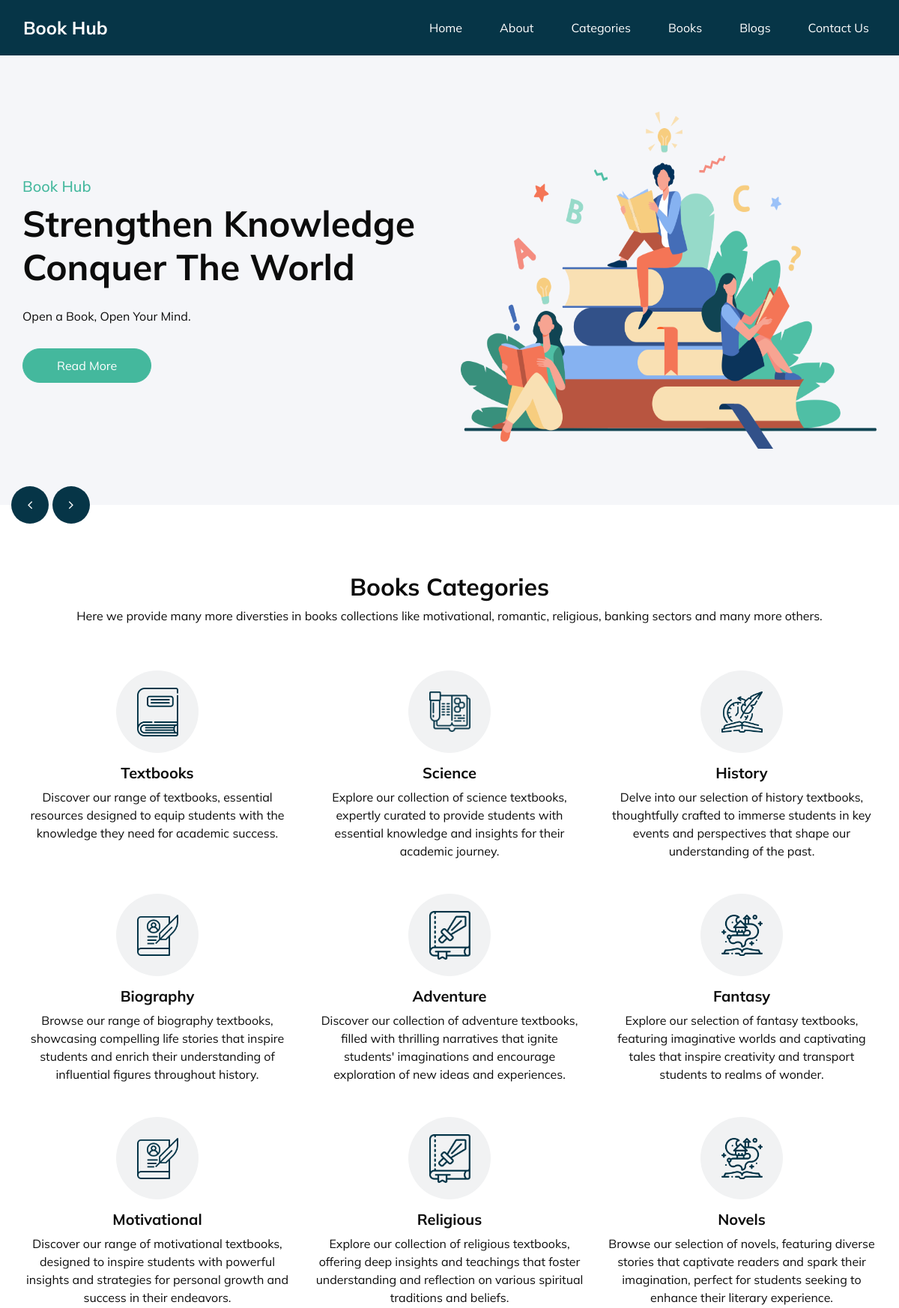
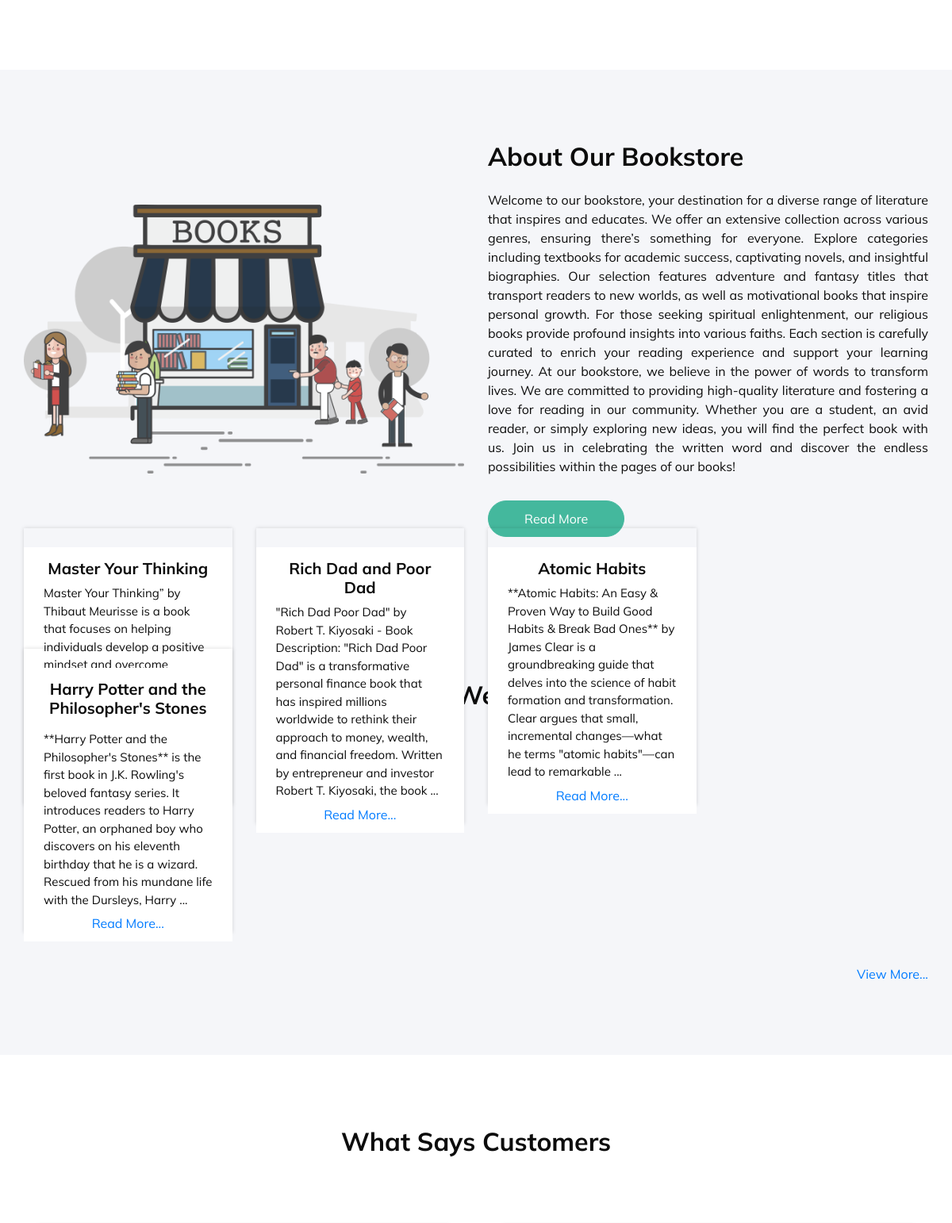
The page / (upper part) on the database its author committed (2 pictures, top to bottom).
### tables this page shows
CREATE TABLE `tbl_books` (
  `id` int(11) NOT NULL,
  `book_name` varchar(1255) NOT NULL,
  `book_description` mediumtext NOT NULL,
  `book_image` varchar(255) NOT NULL,
  `author` varchar(1255) NOT NULL,
  `category_name` varchar(255) NOT NULL,
  `status` varchar(255) NOT NULL,
  `position` int(11) DEFAULT NULL,
  `added_date` varchar(255) NOT NULL,
  `updated_date` varchar(500) NOT NULL
);

### functions/function.php (called while the page is built, shortened)
<?php
function truncateDescription($description, $limit)
{
    $words = explode(" ", $description);
    if (count($words) > $limit) {
        $words = array_slice($words, 0, $limit);
        $truncated_description = implode(" ", $words);
        $truncated_description .= " ...";
        return $truncated_description;
    } else {
        return $description;
    }
}
?>

### index.php (the view, shortened to what this page needs)
<?php
include_once('../book_store/connection/connection.php');
include_once('includes/header.php');
include_once('functions/function.php');
?>
<section class="slider_section ">
  <div id="customCarousel1" class="carousel slide" data-ride="carousel">
    <div class="carousel-inner">
      <div class="carousel-item active">
        <div class="container ">
          <div class="row">
            <div class="col-md-6">
              <div class="detail-box">
                <h5>
                  Book Hub
                </h5>
                <h1>
                  Strengthen Knowledge <br>
                  Conquer The World
                </h1>
                <p>
                  Open a Book, Open Your Mind.
                </p>
                <a href="about.php">
                  Read More
                </a>
              </div>
            </div>
            <div class="col-md-6">
              <div class="img-box">
                <img src="images/slider-img.png" height="450vh" alt="">
              </div>
            </div>
          </div>
        </div>
      </div>
    </div>
    <div class="carousel_btn_box ">
      <a class="carousel-control-prev" href="#customCarousel1" role="button" data-slide="prev">
        <i class="fa fa-angle-left" aria-hidden="true"></i>
      </a>
      <a class="carousel-control-next" href="#customCarousel1" role="button" data-slide="next">
        <i class="fa fa-angle-right" aria-hidden="true"></i>
      </a>
    </div>
  </div>
</section>
<section class="catagory_section layout_padding">
  <div class="catagory_container">
    <div class="container ">
      <div class="heading_container heading_center">
        <h2>
          Books Categories
        </h2>
        <p>
          Here we provide many more diversties in books collections like motivational, romantic, religious, banking sectors and many more others.
        </p>
      </div>
      <div class="row">
        <div class="col-sm-6 col-md-4 ">
          <div class="box ">
            <div class="img-box">
              <img src="images/cat1.png" alt="">
            </div>
            <div class="detail-box">
              <h5>
                Textbooks
              </h5>
              <p>
                Discover our range of textbooks, essential resources designed to equip students with the knowledge they need for academic success.
              </p>
            </div>
          </div>
        </div>
        <div class="col-sm-6 col-md-4 ">
          <div class="box ">
            <div class="img-box">
              <img src="images/cat2.png" alt="">
            </div>
            <div class="detail-box">
              <h5>
                Science
              </h5>
              <p>
                Explore our collection of science textbooks, expertly curated to provide students with essential knowledge and insights for their academic journey.
              </p>
            </div>
          </div>
        </div>
        <div class="col-sm-6 col-md-4 ">
          <div class="box ">
            <div class="img-box">
              <img src="images/cat3.png" alt="">
            </div>
            <div class="detail-box">
              <h5>
                History
              </h5>
              <p>
                Delve into our selection of history textbooks, thoughtfully crafted to immerse students in key events and perspectives that shape our understanding of the past.
              </p>
            </div>
          </div>
        </div>
        <div class="col-sm-6 col-md-4 ">
          <div class="box ">
            <div class="img-box">
              <img src="images/cat4.png" alt="">
            </div>
            <div class="detail-box">
              <h5>
                Biography
              </h5>
              <p>
                Browse our range of biography textbooks, showcasing compelling life stories that inspire students and enrich their understanding of influential figures throughout history.
              </p>
            </div>
          </div>
        </div>
        <div class="col-sm-6 col-md-4 ">
          <div class="box ">
            <div class="img-box">
              <img src="images/cat5.png" alt="">
            </div>
            <div class="detail-box">
              <h5>
                Adventure
              </h5>
              <p>
                Discover our collection of adventure textbooks, filled with thrilling narratives that ignite students' imaginations and encourage exploration of new ideas and experiences.
              </p>
            </div>
          </div>
        </div>
        <div class="col-sm-6 col-md-4 ">
          <div class="box ">
            <div class="img-box">
              <img src="images/cat6.png" alt="">
            </div>
            <div class="detail-box">
              <h5>
                Fantasy
              </h5>
              <p>
                Explore our selection of fantasy textbooks, featuring imaginative worlds and captivating tales that inspire creativity and transport students to realms of wonder.
              </p>
            </div>
          </div>
        </div>
        <div class="col-sm-6 col-md-4 ">
          <div class="box ">
            <div class="img-box">
              <img src="images/cat4.png" alt="">
            </div>
            <div class="detail-box">
              <h5>
                Motivational
              </h5>
              <p>
                Discover our range of motivational textbooks, designed to inspire students with powerful insights and strategies for personal growth and success in their endeavors.
              </p>
            </div>
          </div>
        </div>
        <div class="col-sm-6 col-md-4 ">
          <div class="box ">
            <div class="img-box">
              <img src="images/cat5.png" alt="">
            </div>
            <div class="detail-box">
              <h5>
                Religious
              </h5>
              <p>
                Explore our collection of religious textbooks, offering deep insights and teachings that foster understanding and reflection on various spiritual traditions and beliefs.
              </p>
            </div>
          </div>
        </div>
        <div class="col-sm-6 col-md-4 ">
          <div class="box ">
            <div class="img-box">
              <img src="images/cat6.png" alt="">
            </div>
            <div class="detail-box">
              <h5>
                Novels
              </h5>
              <p>
                Browse our selection of novels, featuring diverse stories that captivate readers and spark their imagination, perfect for students seeking to enhance their literary experience.
              </p>
            </div>
          </div>
        </div>
      </div>
    </div>
  </div>
</section>
<section class="about_section layout_padding">
  <div class="container ">
    <div class="row">
      <div class="col-md-6">
        <div class="img-box">
          <img src="images/about-img.png" alt="">
        </div>
      </div>
      <div class="col-md-6">
        <div class="detail-box">
          <div class="heading_container">
            <h2>
              About Our Bookstore
            </h2>
          </div>
          <p style="text-align: justify;">
            Welcome to our bookstore, your destination for a diverse range of literature that inspires and educates. We offer an extensive collection across various genres, ensuring there’s something for everyone.
            Explore categories including textbooks for academic success, captivating novels, and insightful biographies. Our selection features adventure and fantasy titles that transport readers to new worlds, as well as motivational books that inspire personal growth.
            For those seeking spiritual enlightenment, our religious books provide profound insights into various faiths. Each section is carefully curated to enrich your reading experience and support your learning journey.
            At our bookstore, we believe in the power of words to transform lives. We are committed to providing high-quality literature and fostering a love for reading in our community. Whether you are a student, an avid reader, or simply exploring new ideas, you will find the perfect book with us.
            Join us in celebrating the written word and discover the endless possibilities within the pages of our books!
          </p>
          <a href="about.php">
            Read More
          </a>
        </div>
      </div>
    </div>
  </div>
</section>
<section class="blog_section layout_padding">
  <div class="container">
    <div class="heading_container heading_center">
      <h2>
        Book We Have
      </h2>
    </div>
    <?php
    $query_categories = "SELECT * FROM tbl_book_categories LIMIT 5";
    $result = $conn->query($query_categories);
    while ($row_info = $result->fetch_assoc()) {
      $categories_datas[] = $row_info;
    }
    foreach ($categories_datas as $categories_data) {
      $category_name = $categories_data['category_name'];
      $query_book = "SELECT * FROM tbl_books WHERE category_name = '$category_name' LIMIT 4";
      $result_books = $conn->query($query_book);
      $book_datas = array();
      if ($result_books->num_rows > 0) {
    ?>
        <div class="book_category">
          <h4 class="blog_date m-2 mt-3">
            <b>
            </b>
          </h4>
        </div>
        <div class="row" style="margin-top: -5vh;">
          <?php
          while ($row_books = $result_books->fetch_assoc()) {
            $book_datas[] = $row_books;
          }
          foreach ($book_datas as $book_data) {
          ?>
            <div class="col-md-3">
              <div class="box">
                <div class="img-box">
                </div>
                <div class="detail-box">
                  <h5 style=" text-align: center; margin-top: -30px;">
                    <?php
                    echo $book_data['book_name'];
                    ?>
                  </h5>
                  <p>
                    <?php
                    $book_description =  $book_data['book_description'];
                    $truncated_description = truncateDescription($book_description, 45);
                    echo $truncated_description;
                    ?>
                  </p>
                </div>
                <div class="read-more mb-3" style="text-align: center; margin-top: -35px;">
                  <a href="">
                    Read More...
                  </a>
                </div>
              </div>
            </div>
          <?php
          }
          ?>
        </div>
    <?php
      }
    }
    ?>
    <div class="viewmore_head mt-4 text-md-right ml-1">
      <a href="categories.php" target="_blank">View More...</a>
    </div>
  </div>
</section>
<section class="client_section layout_padding">
  <div class="container ">
    <div class="heading_container heading_center">
      <h2>
        What Says Customers
      </h2>
    </div>
    <div class="row">
      <div class="col-md-6 mx-auto">
      </div>
      <div class="col-md-6 mx-auto">
      </div>
    </div>
  </div>
</section>
<?php
include_once('includes/footer.php');
?>

### css/style.css (style rules this page uses)
body { font-family: 'Mulish', sans-serif; color: #0c0c0c; background-color: #ffffff; overflow-x: hidden; }
.layout_padding { padding: 90px 0; }
.heading_container { display: -webkit-box; display: -ms-flexbox; display: flex; -webkit-box-orient: vertical; -webkit-box-direction: normal; -ms-flex-direction: column; flex-direction: column; -webkit-box-align: start; -ms-flex-align: start; align-items: flex-start; }
.heading_container h2 { position: relative; font-weight: bold; }
.heading_container.heading_center { -webkit-box-align: center; -ms-flex-align: center; align-items: center; text-align: center; }
a, a:hover, a:focus { text-decoration: none; }
.slider_section { -webkit-box-flex: 1; -ms-flex: 1; flex: 1; display: -webkit-box; display: -ms-flexbox; display: flex; -webkit-box-align: center; -ms-flex-align: center; align-items: center; padding: 75px 0; background-color: #f5f6f9; position: relative; }
.slider_section .row { -webkit-box-align: center; -ms-flex-align: center; align-items: center; }
.slider_section #customCarousel1 { width: 100%; position: unset; }
.slider_section .detail-box h5 { color: #44b89d; }
.slider_section .detail-box h1 { font-weight: bold; margin-bottom: 25px; line-height: 58px; font-size: 3rem; }
.slider_section .detail-box a { display: inline-block; padding: 10px 45px; background-color: #44b89d; color: #ffffff; border-radius: 45px; border: 1px solid #44b89d; -webkit-transition: all 0.3s; transition: all 0.3s; margin-top: 15px; }
.slider_section .img-box img { width: 100%; }
.slider_section .carousel_btn_box { position: absolute; bottom: 0; left: 15px; display: -webkit-box; display: -ms-flexbox; display: flex; -webkit-box-pack: justify; -ms-flex-pack: justify; justify-content: space-between; width: 105px; height: 50px; -webkit-transform: translateY(50%); transform: translateY(50%); z-index: 3; }
.slider_section .carousel_btn_box .carousel-control-prev, .slider_section .carousel_btn_box .carousel-control-next { position: unset; width: 50px; height: 50px; background-color: #063547; opacity: 1; -webkit-transition: all 0.2s; transition: all 0.2s; font-size: 18px; border-radius: 100%; }
.catagory_section { position: relative; }
.catagory_section .box { display: -webkit-box; display: -ms-flexbox; display: flex; -webkit-box-orient: vertical; -webkit-box-direction: normal; -ms-flex-direction: column; flex-direction: column; -webkit-box-align: center; -ms-flex-align: center; align-items: center; text-align: center; margin-top: 45px; background-color: #ffffff; -webkit-transition: all .2s; transition: all .2s; }
.catagory_section .box .img-box { width: 110px; min-width: 110px; height: 110px; margin-bottom: 15px; position: relative; display: -webkit-box; display: -ms-flexbox; display: flex; -webkit-box-pack: center; -ms-flex-pack: center; justify-content: center; -webkit-box-align: center; -ms-flex-align: center; align-items: center; background: #f1f2f3; border-radius: 100%; }
.catagory_section .box .img-box img { width: 55px; }
.catagory_section .box .detail-box h5 { font-weight: bold; }
.catagory_section .box .detail-box p { margin: 0; }
.about_section { position: relative; background-color: #f5f6f9; }
.about_section .row { -webkit-box-align: center; -ms-flex-align: center; align-items: center; }
.about_section .img-box img { width: 100%; }
.about_section .detail-box p { margin-top: 15px; }
.about_section .detail-box a { display: inline-block; padding: 10px 45px; background-color: #44b89d; color: #ffffff; border-radius: 45px; border: 1px solid #44b89d; -webkit-transition: all 0.3s; transition: all 0.3s; margin-top: 15px; }
.blog_section { background-color: #f5f6f9; }
.blog_section .box { margin-top: 55px; -webkit-box-shadow: 0 0 5px 0 rgba(0, 0, 0, 0.15); box-shadow: 0 0 5px 0 rgba(0, 0, 0, 0.15); }
.blog_section .box .img-box { position: relative; }
.blog_section .box .detail-box { padding: 45px 25px 25px 25px; background: #ffffff; }
.blog_section .box .detail-box h5 { font-weight: bold; }
.blog_section .box .detail-box p { font-size: 15px; }

### css/responsive.css (style rules this page uses)
@media (min-width: 1200px) { .container { max-width: 1170px; } }

### rows shown on the page
tbl_books: book_name "Master Your Thinking", book_description "Master Your Thinking” by Thibaut Meurisse is a book that focuses on helping individuals develop a positive mindset and overcome…"
tbl_books: book_name "Rich Dad and Poor Dad", book_description "\"Rich Dad Poor Dad\" by Robert T. Kiyosaki - Book Description: \"Rich Dad Poor Dad\" is a transformative personal finance book that has inspired millions worldwide to rethink their approach to money, wealth, and financial freedom. Written by entrepreneur and investor Robert T. Kiyosaki, the book ..."
tbl_books: book_name "Atomic Habits", book_description "**Atomic Habits: An Easy & Proven Way to Build Good Habits & Break Bad Ones** by James Clear is a groundbreaking guide that delves into the science of habit formation and transformation. Clear argues that small, incremental changes—what he terms \"atomic habits\"—can lead to remarkable ..."
tbl_books: book_name "Harry Potter and the Philosopher's Stones", book_description "**Harry Potter and the Philosopher's Stones** is the first book in J.K. Rowling's beloved fantasy series. It introduces readers to Harry Potter, an orphaned boy who discovers on his eleventh birthday that he is a wizard. Rescued from his mundane life with the Dursleys, Harry ..."
